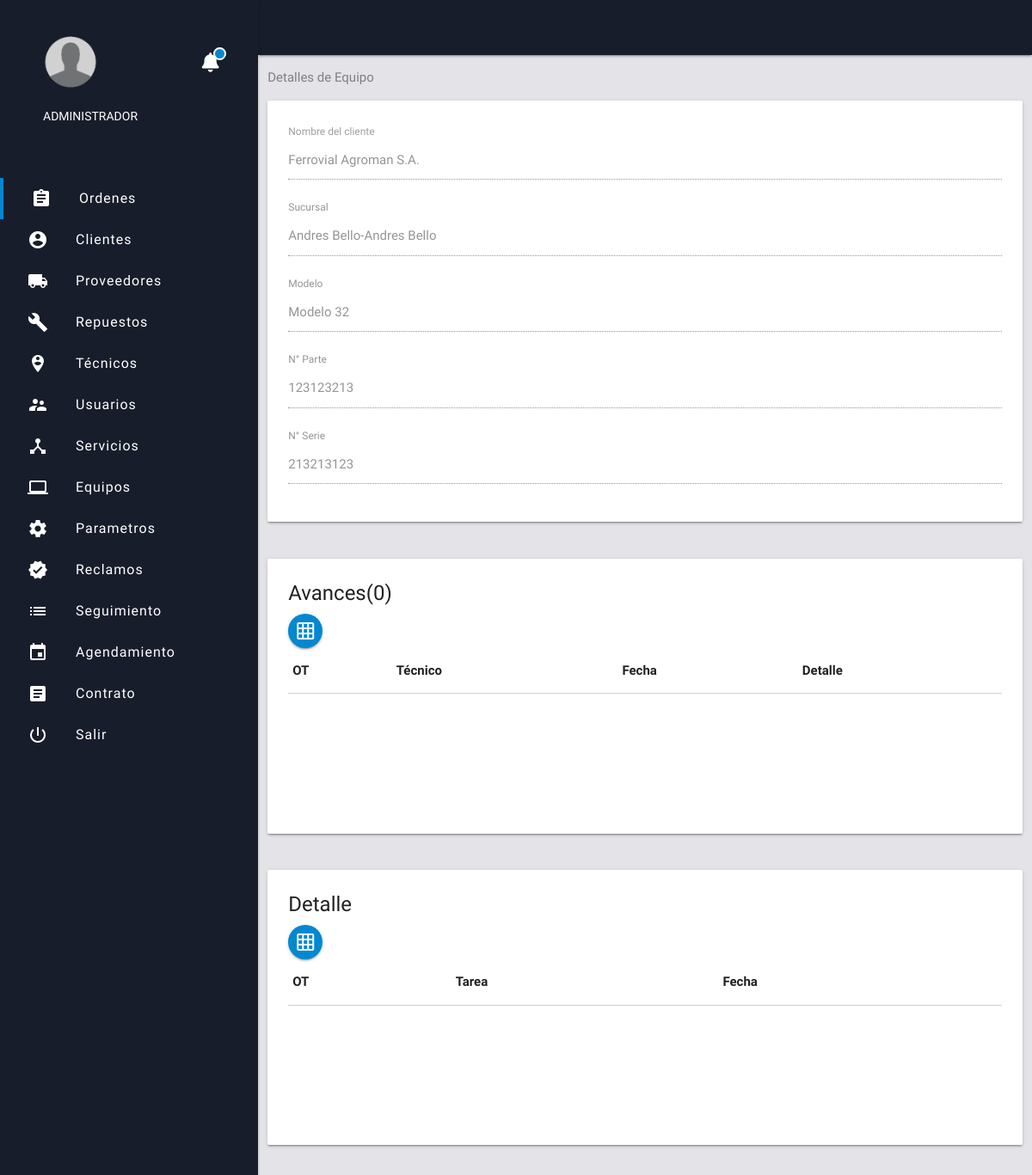
Page /reclamo/detail_seguimiento.php?id=213213123 on the committed database.
### tables this page shows
CREATE TABLE `model` (
  `id` int(11) NOT NULL,
  `name` varchar(100) NOT NULL,
  `id_brand` int(11) NOT NULL,
  `id_linea` int(11) NOT NULL,
  `pal_number` varchar(50) NOT NULL,
  `id_sublinea` int(11) NOT NULL,
  `short_desc` varchar(300) NOT NULL,
  `long_desc` varchar(500) NOT NULL
);

CREATE TABLE `clients` (
  `id` int(11) NOT NULL,
  `name` varchar(50) NOT NULL,
  `rut` varchar(20) NOT NULL,
  `web` varchar(30) NOT NULL,
  `phone` varchar(40) NOT NULL,
  `email` varchar(50) NOT NULL
);

CREATE TABLE `branches` (
  `id` int(11) NOT NULL,
  `id_clients` int(11) NOT NULL,
  `location` varchar(50) NOT NULL,
  `phone` varchar(50) NOT NULL,
  `branch_name` varchar(100) NOT NULL
);

CREATE TABLE `equipment` (
  `id` int(11) NOT NULL,
  `id_branches` int(11) NOT NULL,
  `id_model` int(11) NOT NULL,
  `series_number` varchar(18) NOT NULL,
  `id_linea` int(11) NOT NULL
);

### reclamo/detail_seguimiento.php (the view, shortened to what this page needs)
<?php include '../extend/header.php';
$id = htmlentities($_GET['id']);
$sel = $con->query("select m.name as model, m.pal_number, e.series_number, c.name as client, b.branch_name from model m inner join equipment e on e.id_model=m.id inner join branches b on e.id_branches=b.id inner join clients c on b.id_clients=c.id where e.series_number='$id'");
while ($f = $sel->fetch_assoc()) {
    $id_client = $f['client'];
    $id_branch = $f['branch_name'];
    $model = $f['model'];
    $part = $f['pal_number'];
    $series = $f['series_number'];
}
?>
<div class="row">
    <div class="col s12">
        <p style="color:grey;">Detalles de Equipo</p>
        <div style='overflow:auto;' class="card horizontal">
            <div class="card-stacked">
                <div class="card-content">
                    <form action="up_tech.php" method="post">
                        <label for="name_clients"> Nombre del cliente</label>
                        <input disabled type="text" name="client_name" value="<?php echo $id_client; ?>" required>
                        <label for="email">Sucursal</label>
                        <?php $sel2 = $con->query("SELECT * FROM branches WHERE branch_name='$id_branch'");
                     while ($f = $sel2->fetch_assoc()) {
                         $branch_name = $f['location']    ?>
                        <input disabled type="text" name="branch_name" value="<?php echo $f['branch_name']?>-<?php echo $f['location']?>" required>
                        <?php  } ?>
                        <label for="rut">Modelo</label>
                        <input disabled type="text" name="contact_name" value="<?php echo $model?>" required>
                        <label for="rut">N° Parte</label>
                        <input disabled type="text" name="contact_name" value="<?php echo $part?>" required>
                        <label for="phone">N° Serie</label>
                        <input disabled type="text" name="type" value="<?php echo $series?>" required>
                    </form>
                </div>
            </div>
        </div>
    </div>
</div>
<?php $sel_e = $con->query("SELECT * from equipment e where e.series_number='$series'");
while ($f = $sel_e->fetch_assoc()) {
    $id_e = $f['id'];
}
$sel = $con->query("select DISTINCT o.number, o.leader, o.created_at from tasks_equipments t inner join ots o on t.number_ot=o.number inner JOIN tasks ts on t.id_tasks=ts.id where t.id_equipment='$id_e' ORDER by o.created_at desc");
$row = mysqli_num_rows($sel);
?>
<div class="row">
    <div class="col s12">
        <div style="min-height:320px;" class="card">
            <div class="card-content">
                <form action="excel.php" method="post" target="_blank" id="exportar">
                    <span class="card-title">Avances(<?php echo $row ?>)</span>
                    <button class="btn-floating light-blue darken-2 botonExcel"><i class="material-icons">grid_on</i></button>
                </form>
                <table class="excel striped responsive-table" border="1">
                    <thead>
                        <th>OT</th>
                        <th>Técnico</th>
                        <th>Fecha</th>
                        <th>Detalle</th>
                    </thead>
                </table>
            </div>
        </div>
    </div>
</div>
<div class="row">
    <div class="col s12">
        <div style="min-height:320px;" class="card">
            <div class="card-content">
                <form action="excel.php" method="post" target="_blank" id="exportar">
                    <span class="card-title">Detalle</span>
                    <button class="btn-floating light-blue darken-2 botonExcel"><i class="material-icons">grid_on</i></button>
                </form>
                <table class="excel striped responsive-table" border="1">
                    <thead>
                        <th>OT</th>
                        <th>Tarea</th>
                        <th>Fecha</th>
                    </thead>
                </table>
            </div>
        </div>
    </div>
</div>
<?php include '../extend/scripts.php'; ?>
</body>
</html>

### css/web-app.css (style rules this page uses)
html { background-color:#e4e3e8; font-family: 'Work Sans', sans-serif; }

### css/notifications.css (style rules this page uses)
body { margin: 0; padding: 0; }

### rows in the picture
model: client_name "Ferrovial Agroman S.A.", contact_name "Modelo 32", contact_name "123123213", type "213213123"
branches: branch_name "Andres Bello-Andres Bello"

### other values in the picture
$row "0"
